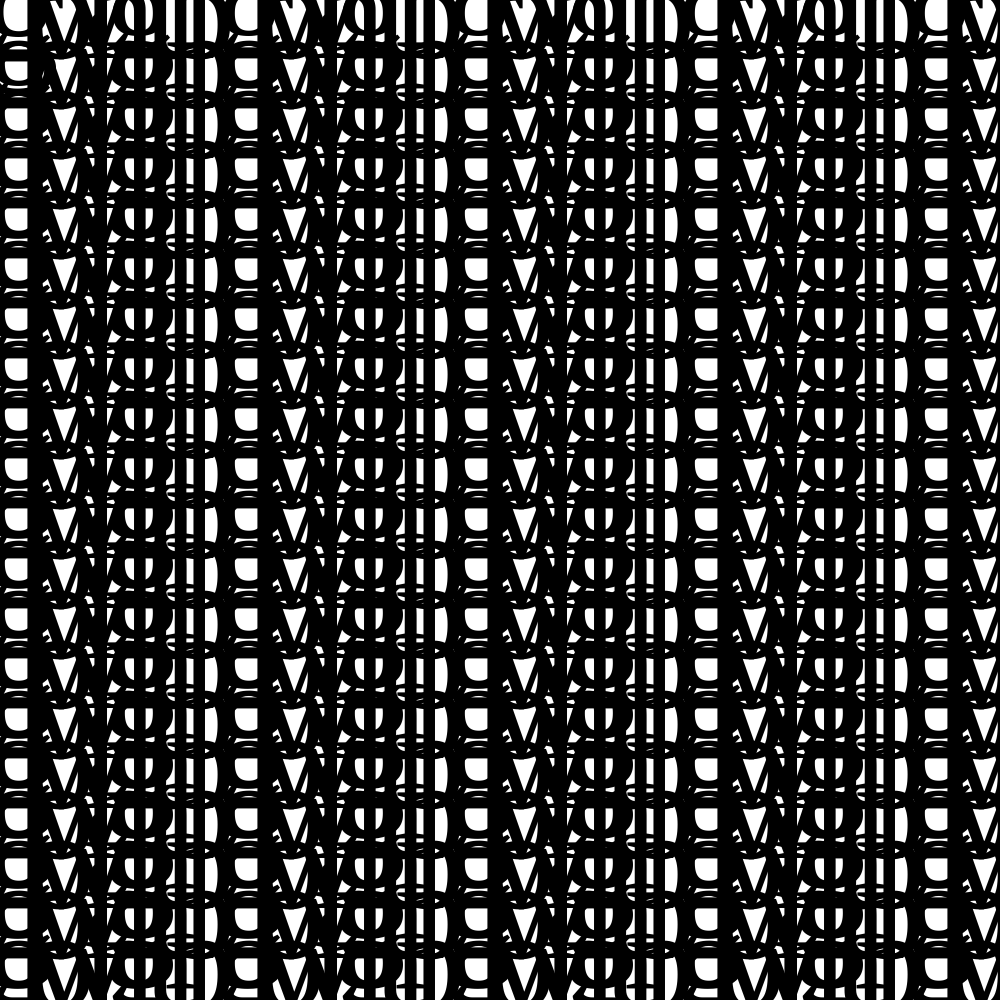
Frame 1 (no input)
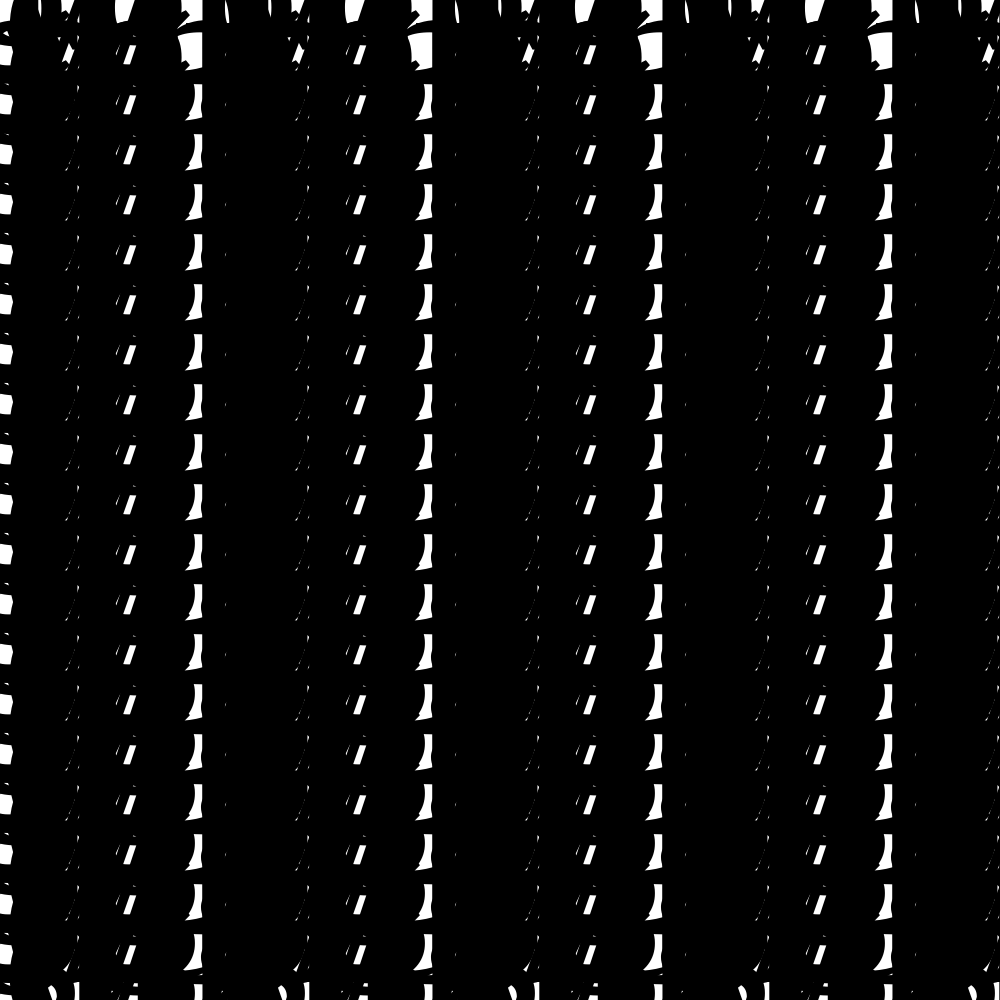
Frame 60 (no input)
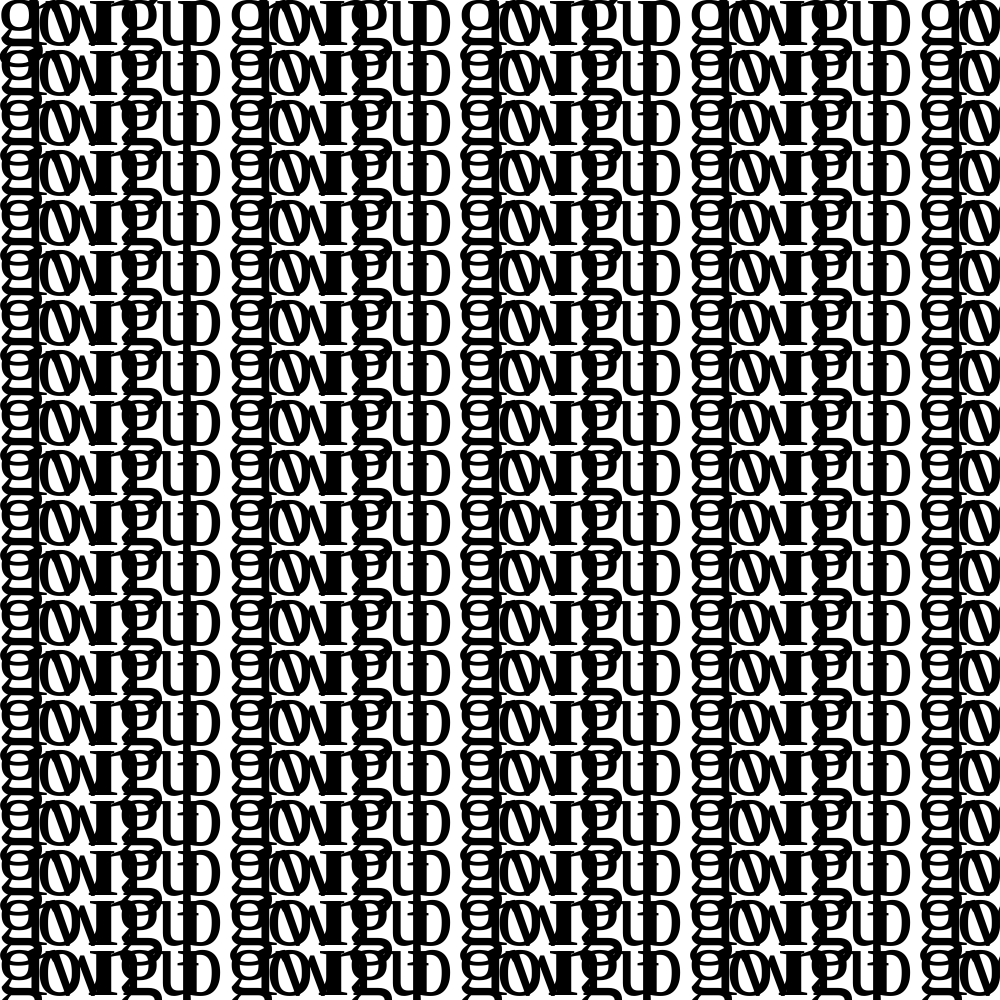
Frame 120 (the mouse pressed at the canvas centre since frame 60)

The p5.js sketch that drew these frames (run headless with seeded random() and noise() and a simulated clock; from frame 60 on, the mouse is pressed at the canvas centre):

// p5.js sketch
// ── sketch.js
//Growing Up Is A Pain; June, 2024. 

let t = "growing up";
let hMultiplier = 9; 
let vMultiplier = 2; 
let tSize = 16; 

let startX = 0; 

function setup() {
    createCanvas(1000, 1000);
    smooth(); 

    //Text Styling
    textFont ("Garamond"); 
    fill (0); 
    noStroke(); 
    textAlign (CENTER, CENTER); 
  }
  
  function draw() {
    background(255);

    for (let y = 20; y<=height-20; y+=50){
        for (let x = 20; x<=width-20; x+=230){
          for (let i = 0; i<t.length; i++){
            textSize (140+tSize); 
            tSize =  sin(frameCount*0.03)*100; 
            text (t[i], x+(i*20), y)
          }
        }
      }
   // noLoop(); 

  }
